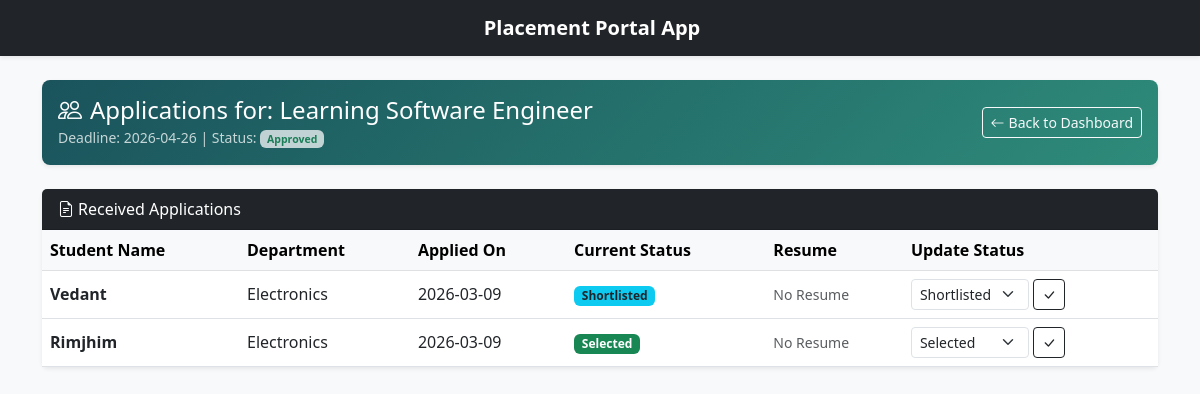
The app's page /drive/3/applications (signed in) with its own data.
### models.py (models this page shows)
class Drive(db.Model):
    id = db.Column(db.Integer, primary_key=True)
    company_id = db.Column(db.Integer, db.ForeignKey('user.id'), nullable=False)
    job_title = db.Column(db.String(150), nullable=False)
    job_description = db.Column(db.Text, nullable=False)
    eligibility_criteria = db.Column(db.Text, nullable=False)
    application_deadline = db.Column(db.String(50), nullable=False)
    status = db.Column(db.String(50), default='Pending')
    company = db.relationship('User', backref='drives')

class Application(db.Model):
    id = db.Column(db.Integer, primary_key=True)
    student_id = db.Column(db.Integer, db.ForeignKey('user.id'), nullable=False)
    drive_id = db.Column(db.Integer, db.ForeignKey('drive.id'), nullable=False)
    application_date = db.Column(db.DateTime, default=datetime.utcnow)
    status = db.Column(db.String(50), default='Applied')
    student = db.relationship('User', backref='applications')
    drive = db.relationship('Drive', backref='applications')

class User(db.Model, UserMixin):
    id = db.Column(db.Integer, primary_key=True)
    username = db.Column(db.String(150), unique=True, nullable=False)
    password = db.Column(db.String(150), nullable=False)
    role = db.Column(db.String(50), nullable=False)
    name = db.Column(db.String(150), nullable=True)
    department = db.Column(db.String(150), nullable=True)
    resume_filename = db.Column(db.String(255), nullable=True)
    company_name = db.Column(db.String(150), nullable=True)
    hr_contact = db.Column(db.String(150), nullable=True)
    website = db.Column(db.String(255), nullable=True)
    industry = db.Column(db.String(150), nullable=True)
    is_approved = db.Column(db.Boolean, default=False)
    is_blacklisted = db.Column(db.Boolean, default=False)

### app.py (the view)
@app.route('/drive/<int:drive_id>/applications')
@login_required
def drive_applications(drive_id):
    if current_user.role != 'company':
        return redirect(url_for('login'))
    drive = Drive.query.get_or_404(drive_id)
    if drive.company_id != current_user.id:
        flash('Unauthorized access.', 'danger')
        return redirect(url_for('company_dashboard'))
    applications = Application.query.filter_by(drive_id=drive_id).all()
    return render_template('drive_applications.html', drive=drive, applications=applications)

### app.py (called while the page is built)
@login_manager.user_loader
def load_user(user_id):
    return User.query.get(int(user_id))

### templates/drive_applications.html (shortened to what this page needs)
{% extends 'base.html' %}
{% block content %}
<div class="text-white rounded-3 p-3 mb-4 shadow-sm" style="background: linear-gradient(135deg, #1a535c, #2e8b7a);">
    <div class="d-flex justify-content-between align-items-center">
        <div>
            <h4 class="m-0"><i class="bi bi-people me-2"></i>Applications for: {{ drive.job_title }}</h4>
            <small class="opacity-75">Deadline: {{ drive.application_deadline }} | Status:
                <span class="badge
                    {% if drive.status == 'Approved' %}bg-light text-success
                    {% elif drive.status == 'Pending' %}bg-light text-warning
                    {% elif drive.status == 'Closed' %}bg-light text-secondary
                    {% else %}bg-light text-dark{% endif %}">
                    {{ drive.status }}
                </span>
            </small>
        </div>
        <a href="{{ url_for('company_dashboard') }}" class="btn btn-outline-light btn-sm"><i
                class="bi bi-arrow-left me-1"></i>Back to Dashboard</a>
    </div>
</div>
<div class="card border-0 shadow-sm">
    <div class="card-header bg-dark text-white"><i class="bi bi-file-earmark-text me-1"></i>Received Applications</div>
    <div class="card-body p-0">
        <table class="table table-hover mb-0 align-middle">
            <thead class="table-light">
                <tr>
                    <th>Student Name</th>
                    <th>Department</th>
                    <th>Applied On</th>
                    <th>Current Status</th>
                    <th>Resume</th>
                    <th>Update Status</th>
                </tr>
            </thead>
            <tbody>
                {% for app in applications %}
                <tr>
                    <td class="fw-semibold">{{ app.student.name }}</td>
                    <td>{{ app.student.department }}</td>
                    <td>{{ app.application_date.strftime('%Y-%m-%d') }}</td>
                    <td>
                        <span class="badge
                            {% if app.status == 'Applied' %}bg-secondary
                            {% elif app.status == 'Shortlisted' %}bg-info text-dark
                            {% elif app.status == 'Selected' %}bg-success
                            {% elif app.status == 'Rejected' %}bg-danger
                            {% endif %}">
                            {{ app.status }}
                        </span>
                    </td>
                    <td>
                        {% if app.student.resume_filename %}
                        <a href="{{ url_for('static', filename='resumes/' + app.student.resume_filename) }}"
                            target="_blank" class="btn btn-sm btn-outline-info"><i
                                class="bi bi-file-pdf me-1"></i>View</a>
                        {% else %}
                        <span class="text-muted small">No Resume</span>
                        {% endif %}
                    </td>
                    <td>
                        <form action="{{ url_for('update_application', app_id=app.id) }}" method="POST"
                            class="d-flex gap-1 m-0">
                            <select name="status" class="form-select form-select-sm" style="width: auto;">
                                <option value="Shortlisted" {% if app.status=='Shortlisted' %}selected{% endif %}>
                                    Shortlisted</option>
                                <option value="Selected" {% if app.status=='Selected' %}selected{% endif %}>Selected
                                </option>
                            </select>
                            <button type="submit" class="btn btn-sm btn-outline-dark"><i
                                    class="bi bi-check-lg"></i></button>
                        </form>
                    </td>
                </tr>
                {% endfor %}
            </tbody>
        </table>
    </div>
</div>
{% endblock %}

### records on screen
Drive: job_title "Learning Software Engineer", application_deadline "2026-04-26", status "Approved"
Application: student.name "Vedant", student.department "Electronics", application_date "2026-03-09", status "Shortlisted"
Application: student.name "Rimjhim", student.department "Electronics", application_date "2026-03-09", status "Selected"
